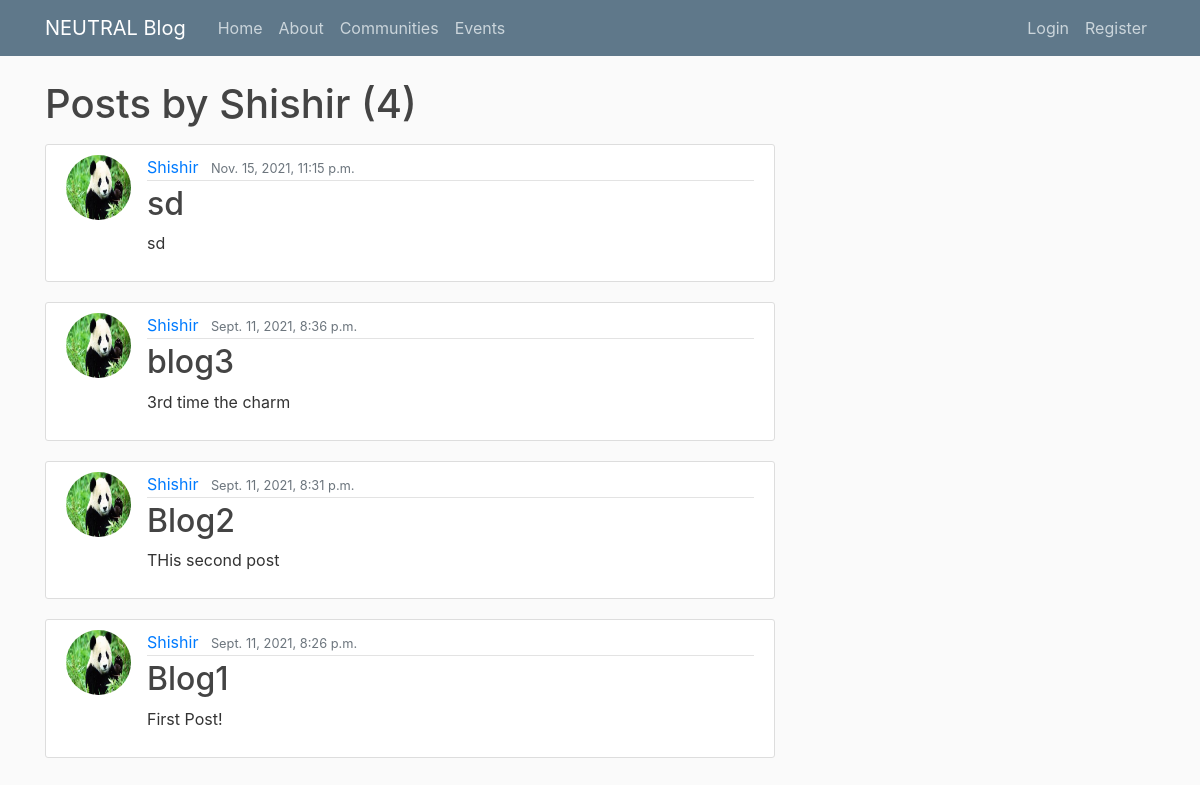
/user/Shishir, run on an earlier commit of the app's database.
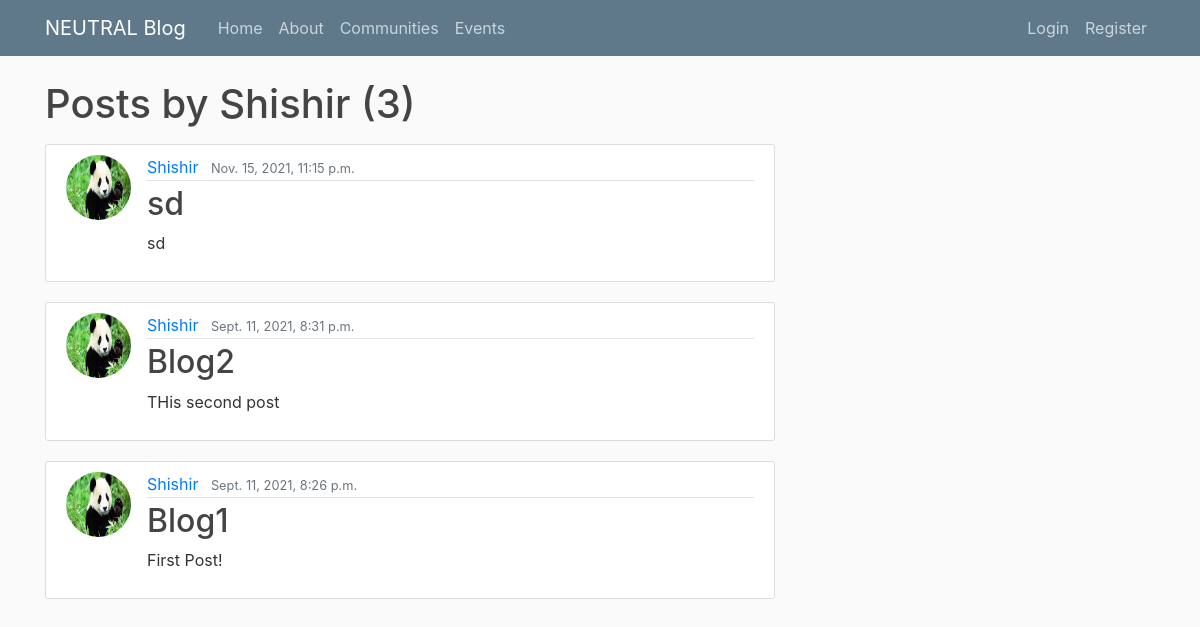
And on a later commit of the database.
### blog/models.py (models this page shows, shortened)
class Post(models.Model):
	title = models.CharField(max_length=200)
	content = models.TextField()
	date_posted = models.DateTimeField(default= timezone.now)
	author = models.ForeignKey(User, on_delete=models.CASCADE)
	community = models.TextField(default = 'all')

### users/models.py (models this page shows, shortened)
class Profile(models.Model):
	user = models.OneToOneField(User, on_delete=models.CASCADE)
	image = models.ImageField(default='default.jpg', upload_to = 'profile_pics')

### blog/views.py (the view)
# urls.py: path('user/<str:username>', UserPostListView.as_view() , name='user-posts'),
class UserPostListView(ListView):
	model = Post
	template_name = 'blog/user_posts.html' #<app>/<model>_<viewtype>.html
	context_object_name = 'posts'
	paginate_by = 5
	def get_queryset(self):
		user = get_object_or_404(User, username = self.kwargs.get('username'))
		return Post.objects.filter(author=user).order_by('-date_posted')

### blog/templates/blog/user_posts.html (shortened to what this page needs)
{% extends "blog/base.html" %}
{% block content %}
	<h1 class = "mb-3">Posts by {{view.kwargs.username}} ({{ page_obj.paginator.count }})</h1>
	{% for post in posts %}
		<article class="media content-section">
		  <img class = "rounded-circle article-img" src = "{{post.author.profile.image.url}}">
		  <div class="media-body">
		    <div class="article-metadata">
		      <a class="mr-2" href="{% url 'user-posts' post.author.username %}">{{ post.author }}</a>
		      <small class="text-muted">{{ post.date_posted }}</small>
		    </div>
		    <h2><a class="article-title" href="{% url 'post-detail' post.id%}">{{ post.title }}</a></h2>
		    <p class="article-content">{{ post.content }}</p>
		  </div>
		</article>
	{% endfor %}
{% endblock content %}

What changed in the data, as far as the page shows it:
removed Post: author.profile.image (picture), author "Shishir", date_posted "Sept. 11, 2021, 8:36 p.m.", title "blog3", content "3rd time the charm"
Also different on the page:
{{ page_obj.paginator.count }}: "4" → "3"
